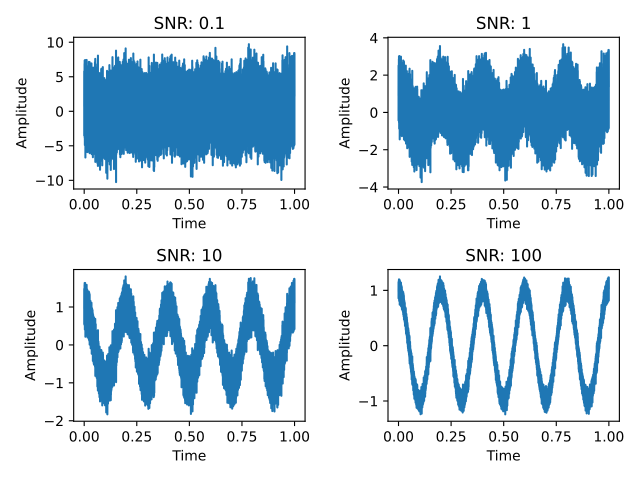

This figure's Python source:
import numpy as np
import matplotlib.pyplot as plt
pi=np.pi
def b(t):
    return np.cos(10*np.pi*t+0)

#pt grafic mai clar foloseste 0.0001
t=np.arange(0,1,0.00001)
x=b(t)
z = np.random.normal(size=len(t))
# print(z)
snr=[0.1,1,10,100]
x_norm=np.linalg.norm(x)
z_norm=np.linalg.norm(z)
x_n_sq= x_norm**2
z_n_sq= z_norm**2
y=[(x_n_sq/(snr[i]*z_n_sq))**0.5 for i in range(len(snr))]
noise=[x+z*y[i] for i in range(len(snr))]
# print(y)
# exit()
fig, axs = plt.subplots(2,2)
for i in range(len(axs)):
    for j in range(len(axs[i])):
        axs[i,j].set_title(f"SNR: {snr[i*len(axs[0])+j]}")
        axs[i,j].set_xlabel("Time")
        axs[i,j].set_ylabel("Amplitude")
        axs[i,j].plot(t,noise[i*len(axs[0])+j])
plt.tight_layout()



fig.show()
plt.savefig("ex2_2.pdf")
plt.show()
